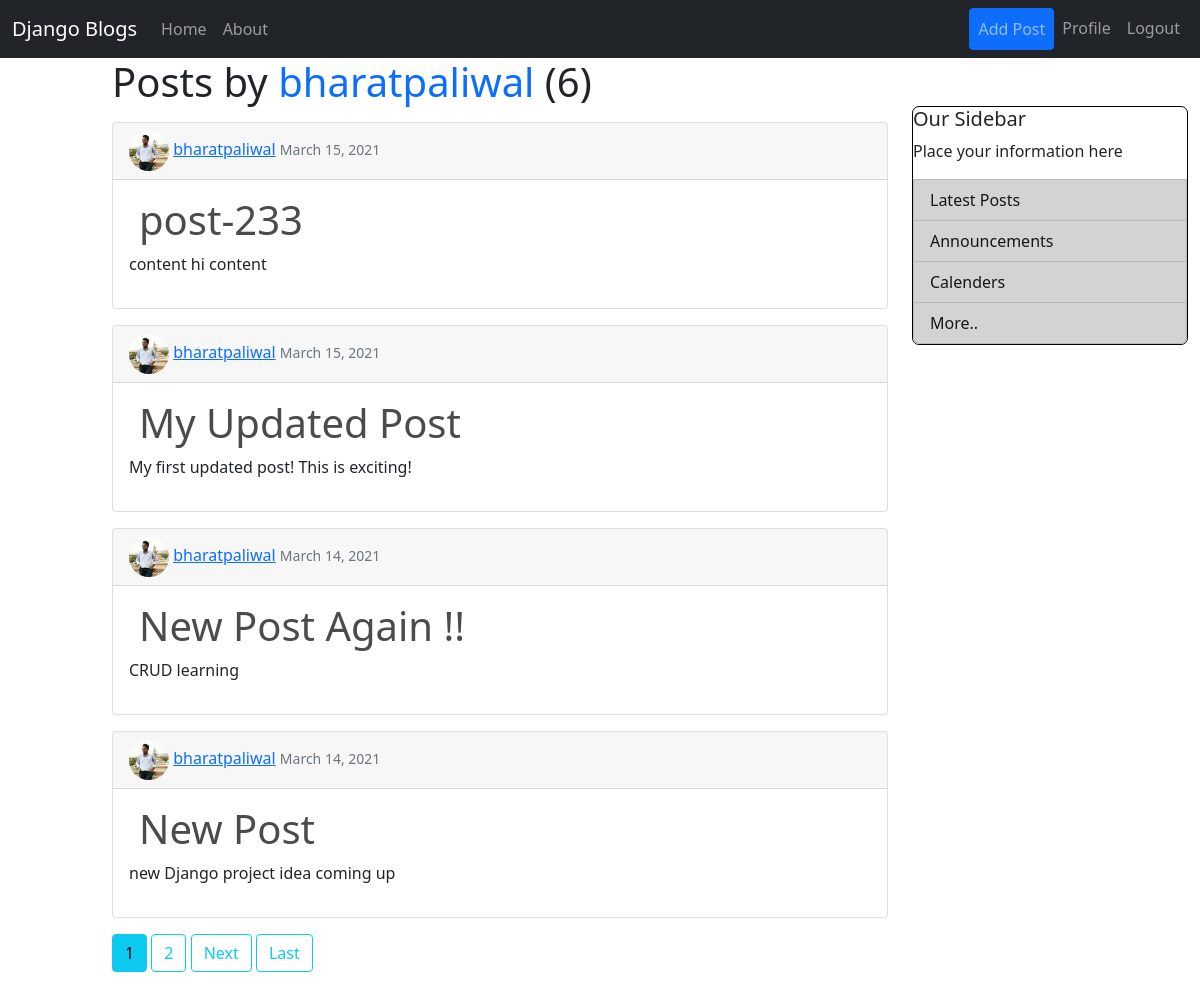
Screenshot of /user/bharatpaliwal (signed in) with the database file from the repository.
### blog/models.py (models this page shows, shortened)
class Post(models.Model):
  title = models.CharField(max_length=100)
  content = models.TextField()
  date_posted = models.DateTimeField(default=timezone.now)
  author = models.ForeignKey(User,on_delete=models.CASCADE)

### users/models.py (models this page shows, shortened)
class Profile(models.Model):
  user = models.OneToOneField(User,on_delete=models.CASCADE)
  image = models.ImageField(default='default.png',upload_to='profile_pics')

### blog/views.py (the view)
# urls.py: path('user/<str:username>', UserPostListView.as_view(), name='user-posts'),
class UserPostListView(ListView):
  model = Post
  template_name = 'blog/user_posts.html'
  context_object_name = 'posts'
  ordering = ['-date_posted']
  paginate_by = 4
  def get_queryset(self):
        user = get_object_or_404(User, username=self.kwargs.get('username'))
        return Post.objects.filter(author=user).order_by('-date_posted')

### blog/templates/blog/user_posts.html (shortened to what this page needs)
{% extends "blog/base.html" %}
{% block content %}
    <h1 class="mb-3">Posts by
      <span class="text-primary">{{ view.kwargs.username }} </span>
      ({{ page_obj.paginator.count }})</h1>
    {% for post in posts %}
        <article class="card mt-2 mb-3">
          <div class="card-header">
            <img class="prof-image" src="{{ post.author.profile.image.url }}">
            <a class="mr-2" href="{% url 'user-posts' post.author.username %}">{{ post.author }}</a>
              <small class="text-muted">{{ post.date_posted|date:"F d, Y" }}</small>
          </div>
          <div class="card-body">
            <h2><a class="display-6 blog-head" href="{% url 'Post_details' post.id %}">{{ post.title }}</a></h2>
            <p class="article-content">{{ post.content }}</p>
          </div>
        </article>
    {% endfor %}
    {% if is_paginated %}
      {% for num in page_obj.paginator.page_range %}
        {% if page_obj.number == num %}
          <a class="btn btn-info mb-4" href="?page={{ num }}">{{ num }}</a>
        {% elif num > page_obj.number|add:'-3' and num < page_obj.number|add:'3' %}
          <a class="btn btn-outline-info mb-4" href="?page={{ num }}">{{ num }}</a>
        {% endif %}
      {% endfor %}
      {% if page_obj.has_next %}
        <a class="btn btn-outline-info mb-4" href="?page={{ page_obj.next_page_number }}">Next</a>
        <a class="btn btn-outline-info mb-4" href="?page={{ page_obj.paginator.num_pages }}">Last</a>
      {% endif %}
    {% endif %}
{% endblock content %}

### blog/static/blog/main.css (style rules this page uses)
.prof-image { height:40px; width:40px; border-radius: 50%; }
.blog-head { text-decoration: none!important; color: rgb(75, 75, 75)!important; padding: 10px; text-underline-position: none !important; }

### rows the page displays
Post: author.profile.image (picture), author "bharatpaliwal", date_posted "March 15, 2021", title "post-233", content "content hi content"
Post: author.profile.image (picture), author "bharatpaliwal", date_posted "March 15, 2021", title "My Updated Post", content "My first updated post! This is exciting!"
Post: author.profile.image (picture), author "bharatpaliwal", date_posted "March 14, 2021", title "New Post Again !!", content "CRUD learning"
Post: author.profile.image (picture), author "bharatpaliwal", date_posted "March 14, 2021", title "New Post", content "new Django project idea coming up"

### other values shown
{{ view.kwargs.username }} "bharatpaliwal"
{{ page_obj.paginator.count }} "6"
{{ num }} "1"
{{ num }} "2"
